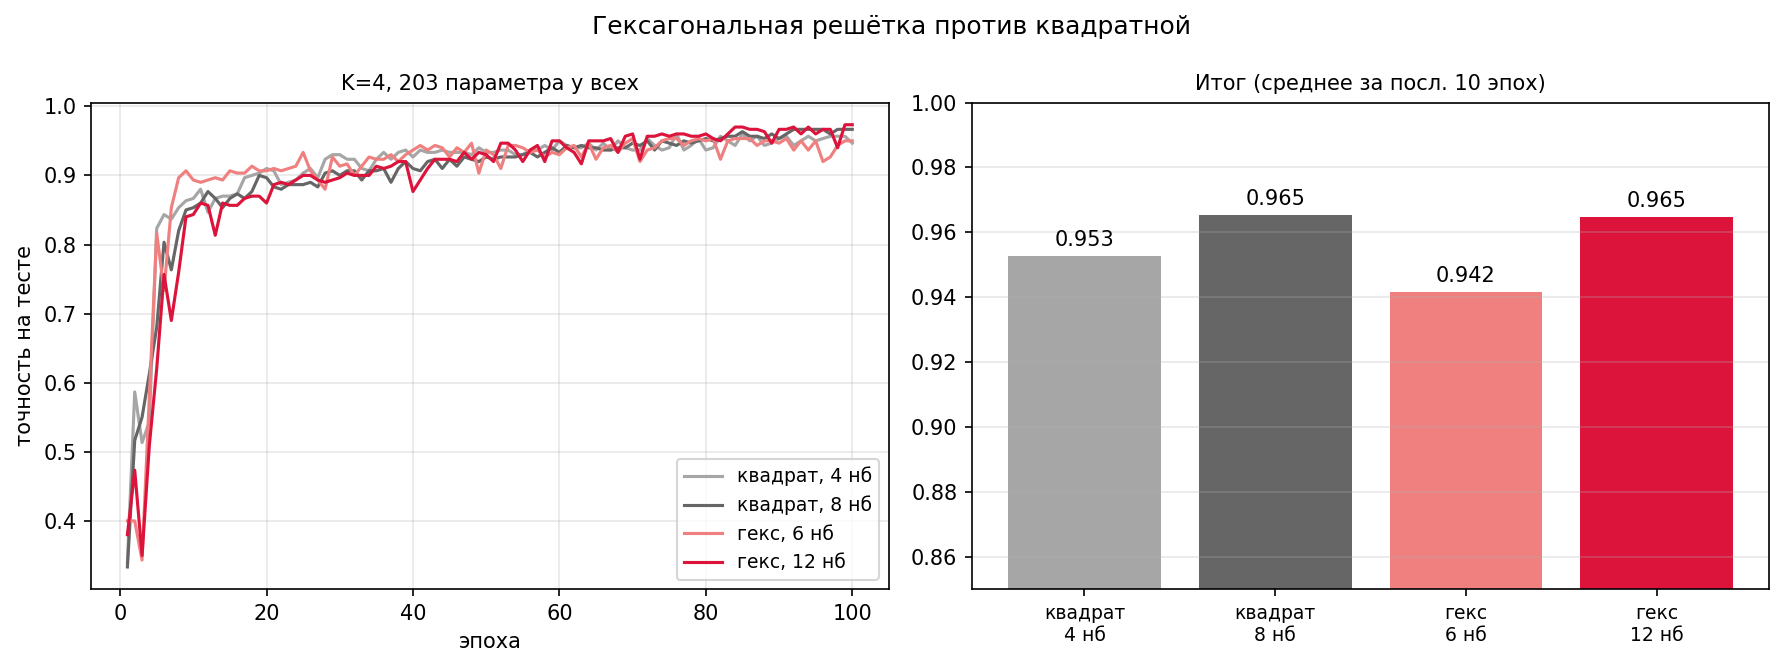

The script that saved this image:
# -*- coding: utf-8 -*-
"""
Фальсификация: особенна ли гексагональная решётка Цветка жизни,
или работает любая регулярная сетка?

Квадратная решётка 11x11 (121 узел ~ 127 у гекса), те же узоры,
те же 203 параметра, K=4:

  LAT=sq4 — 4 соседа (фон Нейман)
  LAT=sq8 — 8 соседей (Мур, с диагоналями)

Гекс-результаты (6нб/12нб, K=4) берутся из hist_nb*_k4.npz.
Запуск: LAT=sq4 ...; LAT=sq8 ...; затем FIGURE=1 ...
"""
import os
import numpy as np

rng = np.random.default_rng(42)
LAT = os.environ.get("LAT", "sq4")

# ------------------------------------------------------- квадратная решётка
S = 5
pos = np.array([(i, j) for i in range(-S, S + 1) for j in range(-S, S + 1)],
               dtype=float)
N = len(pos)
d2 = np.linalg.norm(pos[:, None] - pos[None, :], axis=2)
CUTOFF = {"sq4": 1.1, "sq8": 1.5}[LAT]
A = ((d2 > 1e-9) & (d2 < CUTOFF)).astype(float)
A_hat = A / np.maximum(A.sum(1, keepdims=True), 1)
print(f"{LAT}: {N} узлов, {int(A.sum()/2)} связей")

# ------------------------------------------------------- данные (те же узоры)
def make_dataset(n_samples):
    X = np.zeros((n_samples, N, 1))
    y = rng.integers(0, 3, n_samples)
    inner = np.where(np.linalg.norm(pos, axis=1) < 3.5)[0]
    for s in range(n_samples):
        c = pos[rng.choice(inner)]
        d = np.linalg.norm(pos - c, axis=1)
        if y[s] == 0:
            r0 = rng.uniform(1.6, 3.2)
            v = (np.abs(d - r0) < 0.55).astype(float)
        elif y[s] == 1:
            v = np.exp(-d ** 2 / (2 * 1.1 ** 2))
        else:
            ang = rng.uniform(0, np.pi)
            nvec = np.array([np.cos(ang), np.sin(ang)])
            v = (np.abs((pos - c) @ nvec) < 0.55).astype(float)
        X[s, :, 0] = v + rng.normal(0, 0.15, N)
    return X, y

Xtr, ytr = make_dataset(900)
Xte, yte = make_dataset(300)

# ------------------------------------------------------- модель (как у гекса)
D, K = 8, 4

def init(shape, scale=None):
    scale = scale or 1.0 / np.sqrt(shape[0])
    return rng.normal(0, scale, shape)

P = {"Win": init((1, D)), "bin": np.zeros(D),
     "Ws": init((D, D)), "Wn": init((D, D)), "b": np.zeros(D),
     "Wo": init((2 * D, 3), 1.0 / np.sqrt(2 * D)), "bo": np.zeros(3)}

def forward(X):
    H_list = []
    h = np.tanh(X @ P["Win"] + P["bin"])
    H_list.append(h)
    for _ in range(K):
        m = np.matmul(A_hat, h)
        h = np.tanh(h @ P["Ws"] + m @ P["Wn"] + P["b"])
        H_list.append(h)
    amax = h.argmax(axis=1)
    g = np.concatenate([h.mean(axis=1),
                        np.take_along_axis(h, amax[:, None, :], 1)[:, 0, :]], 1)
    return g @ P["Wo"] + P["bo"], H_list, g, amax

def loss_and_grads(X, y):
    B = len(y)
    logits, H_list, g, amax = forward(X)
    e = np.exp(logits - logits.max(1, keepdims=True))
    p = e / e.sum(1, keepdims=True)
    loss = -np.log(p[np.arange(B), y] + 1e-12).mean()
    G = {k: np.zeros_like(v) for k, v in P.items()}
    dl = p.copy()
    dl[np.arange(B), y] -= 1
    dl /= B
    G["Wo"] = g.T @ dl
    G["bo"] = dl.sum(0)
    dg = dl @ P["Wo"].T
    dh = dg[:, None, :D] / N * np.ones((B, N, 1))
    dmax = np.zeros((B, N, D))
    np.put_along_axis(dmax, amax[:, None, :], dg[:, None, D:], axis=1)
    dh = dh + dmax
    for t in range(K, 0, -1):
        h_out, h_in = H_list[t], H_list[t - 1]
        dpre = dh * (1 - h_out ** 2)
        m_in = np.matmul(A_hat, h_in)
        dpre2 = dpre.reshape(-1, D)
        G["Ws"] += h_in.reshape(-1, D).T @ dpre2
        G["Wn"] += m_in.reshape(-1, D).T @ dpre2
        G["b"] += dpre2.sum(0)
        dh = dpre @ P["Ws"].T + np.matmul(A_hat.T, dpre @ P["Wn"].T)
    dpre = dh * (1 - H_list[0] ** 2)
    G["Win"] = X.reshape(-1, 1).T @ dpre.reshape(-1, D)
    G["bin"] = dpre.reshape(-1, D).sum(0)
    return loss, G

# ------------------------------------------------------- обучение
if not os.environ.get("FIGURE"):
    EPOCHS, BATCH, LR = 100, 64, 3e-3
    M = {k: np.zeros_like(v) for k, v in P.items()}
    V = {k: np.zeros_like(v) for k, v in P.items()}
    adam_t, acc_hist = 0, []
    for ep in range(EPOCHS):
        idx = rng.permutation(len(ytr))
        for i in range(0, len(ytr), BATCH):
            j = idx[i:i + BATCH]
            loss, G = loss_and_grads(Xtr[j], ytr[j])
            adam_t += 1
            for k in P:
                M[k] = 0.9 * M[k] + 0.1 * G[k]
                V[k] = 0.999 * V[k] + 0.001 * G[k] ** 2
                mh, vh = M[k] / (1 - 0.9 ** adam_t), V[k] / (1 - 0.999 ** adam_t)
                P[k] -= LR * mh / (np.sqrt(vh) + 1e-8)
        logits, _, _, _ = forward(Xte)
        acc_hist.append((logits.argmax(1) == yte).mean())
        if (ep + 1) % 25 == 0:
            print(f"эпоха {ep+1:3d}  test acc {acc_hist[-1]:.3f}")
    print(f"итог {LAT}: {np.mean(acc_hist[-10:]):.3f}")
    np.savez(f"hist_{LAT}.npz", acc=np.array(acc_hist))

# ------------------------------------------------------- картинка
else:
    import matplotlib
    matplotlib.use("Agg")
    import matplotlib.pyplot as plt

    runs = [("hist_sq4.npz", "квадрат, 4 нб", "0.65"),
            ("hist_sq8.npz", "квадрат, 8 нб", "0.4"),
            ("hist_nb6_k4.npz", "гекс, 6 нб", "lightcoral"),
            ("hist_nb12_k4.npz", "гекс, 12 нб", "crimson")]
    fig, axes = plt.subplots(1, 2, figsize=(12, 4.5))
    ax = axes[0]
    finals = []
    for fn, lab, col in runs:
        acc = np.load(fn)["acc"]
        finals.append(acc[-10:].mean())
        ax.plot(np.arange(1, len(acc) + 1), acc, color=col, label=lab)
    ax.set_xlabel("эпоха"); ax.set_ylabel("точность на тесте")
    ax.set_title("K=4, 203 параметра у всех", fontsize=10)
    ax.legend(fontsize=9); ax.grid(alpha=0.3)
    ax = axes[1]
    xs = np.arange(4)
    ax.bar(xs, finals, color=[r[2] for r in runs])
    for x, f in zip(xs, finals):
        ax.text(x, f + 0.003, f"{f:.3f}", ha="center", fontsize=10)
    ax.set_xticks(xs, [r[1].replace(", ", "\n") for r in runs], fontsize=9)
    ax.set_ylim(0.85, 1.0)
    ax.set_title("Итог (среднее за посл. 10 эпох)", fontsize=10)
    ax.grid(alpha=0.3, axis="y")
    fig.suptitle("Гексагональная решётка против квадратной", fontsize=12)
    fig.tight_layout()
    fig.savefig("flower_of_life_square.png", dpi=150, bbox_inches="tight")
    print("Сохранено: flower_of_life_square.png")
